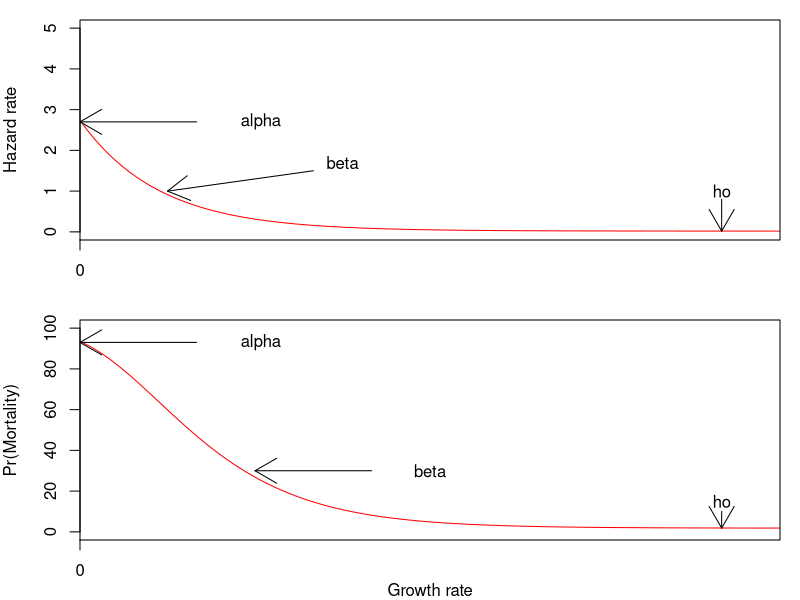

Here is the R script that generated this plot:
## ---- chunk 1
par(mfrow=c(2,1), mar=c(3,4,1,1), xaxs='i')
       curve(exp(1 -exp(-0.3) * x) + exp(-4), xlim=c(0,12), ylim=c(0,5),
             xlab=NA, ylab='Hazard rate',xaxt='n', col='red')
       arrows(x0 = 2, y0 = 2.7, x1 = 0 ,y1 = 2.7)
       text(3.1,2.7, 'alpha')
       arrows(x0 = 4, y0 = 1.5, x1 = 1.5 ,y1 = 1)
       text(4.5,1.7, 'beta')
       arrows(x0 = 11, y0 = 0.8, x1 = 11 ,y1 = 0.018)
       text(11,1, 'ho')
       axis(1, at=0, labels= 0)

       curve((1-exp(-(exp(1 - exp(-0.3) * x) + exp(-4))))*100, xlim=c(0,12), ylim=c(0,100),
             xlab=NA, ylab='Pr(Mortality)', xaxt='n', col='red')
       text(3.1,93, 'alpha')
       arrows(x0 = 2, y0 = 93, x1 = 0 ,y1 = 93)
       text(6,30, 'beta')
       arrows(x0 = 5, y0 = 30, x1 = 3 ,y1 = 30)
       text(11,15, 'ho')
       arrows(x0 = 11, y0 = 10, x1 = 11 ,y1 = exp(-4)*100)
       axis(1, at=0, labels= 0)
       mtext(side=1, 'Growth rate',line = 2)
